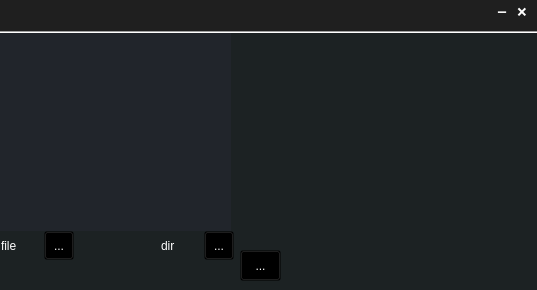
<?xml version="1.0" encoding="UTF-8"?>
<ui version="4.0">
 <class>MUSIC_PL</class>
 <widget class="QWidget" name="MUSIC_PL">
  <property name="geometry">
   <rect>
    <x>0</x>
    <y>0</y>
    <width>537</width>
    <height>290</height>
   </rect>
  </property>
  <property name="windowTitle">
   <string>MUSIC</string>
  </property>
  <property name="windowIcon">
   <iconset resource="../RCC/res.qrc">
    <normaloff>:/English_tools/music_black.png</normaloff>:/English_tools/music_black.png</iconset>
  </property>
  <property name="styleSheet">
   <string notr="true">font: 11pt &quot;黑体&quot;;
color:#fff;</string>
  </property>
  <widget class="QToolButton" name="stop">
   <property name="geometry">
    <rect>
     <x>240</x>
     <y>250</y>
     <width>41</width>
     <height>31</height>
    </rect>
   </property>
   <property name="styleSheet">
    <string notr="true">background-color:transparent;</string>
   </property>
   <property name="text">
    <string>...</string>
   </property>
   <property name="icon">
    <iconset resource="../RCC/res.qrc">
     <normaloff>:/windows/play_stop.png</normaloff>:/windows/play_stop.png</iconset>
   </property>
   <property name="iconSize">
    <size>
     <width>30</width>
     <height>30</height>
    </size>
   </property>
  </widget>
  <widget class="QGraphicsView" name="graphicsView">
   <property name="geometry">
    <rect>
     <x>235</x>
     <y>30</y>
     <width>300</width>
     <height>200</height>
    </rect>
   </property>
   <property name="styleSheet">
    <string notr="true">border:none;
background-color:transparent;</string>
   </property>
   <property name="frameShape">
    <enum>QFrame::NoFrame</enum>
   </property>
   <property name="frameShadow">
    <enum>QFrame::Plain</enum>
   </property>
  </widget>
  <widget class="QListWidget" name="listWidget">
   <property name="geometry">
    <rect>
     <x>0</x>
     <y>30</y>
     <width>231</width>
     <height>201</height>
    </rect>
   </property>
   <property name="styleSheet">
    <string notr="true">border:none;
background-color: #21252b;</string>
   </property>
  </widget>
  <widget class="QToolButton" name="dir">
   <property name="geometry">
    <rect>
     <x>204</x>
     <y>231</y>
     <width>30</width>
     <height>29</height>
    </rect>
   </property>
   <property name="styleSheet">
    <string notr="true">background-color:transparent;</string>
   </property>
   <property name="text">
    <string>...</string>
   </property>
   <property name="icon">
    <iconset resource="../RCC/res.qrc">
     <normaloff>:/control/file.png</normaloff>:/control/file.png</iconset>
   </property>
  </widget>
  <widget class="QLabel" name="label">
   <property name="geometry">
    <rect>
     <x>161</x>
     <y>237</y>
     <width>36</width>
     <height>18</height>
    </rect>
   </property>
   <property name="text">
    <string>dir</string>
   </property>
  </widget>
  <widget class="QLabel" name="label_12">
   <property name="geometry">
    <rect>
     <x>0</x>
     <y>0</y>
     <width>541</width>
     <height>291</height>
    </rect>
   </property>
   <property name="styleSheet">
    <string notr="true">background-color: rgb(28, 34, 35);</string>
   </property>
   <property name="text">
    <string/>
   </property>
  </widget>
  <widget class="QWidget" name="background" native="true">
   <property name="geometry">
    <rect>
     <x>0</x>
     <y>0</y>
     <width>541</width>
     <height>31</height>
    </rect>
   </property>
   <property name="styleSheet">
    <string notr="true">background-color: rgb(31, 31, 31);
</string>
   </property>
   <widget class="QPushButton" name="exit">
    <property name="geometry">
     <rect>
      <x>510</x>
      <y>0</y>
      <width>24</width>
      <height>24</height>
     </rect>
    </property>
    <property name="minimumSize">
     <size>
      <width>24</width>
      <height>24</height>
     </size>
    </property>
    <property name="maximumSize">
     <size>
      <width>24</width>
      <height>24</height>
     </size>
    </property>
    <property name="styleSheet">
     <string notr="true">background-color:transparent ;
border:none;</string>
    </property>
    <property name="text">
     <string>❌</string>
    </property>
    <property name="shortcut">
     <string>Esc</string>
    </property>
   </widget>
   <widget class="QPushButton" name="exit_2">
    <property name="geometry">
     <rect>
      <x>490</x>
      <y>0</y>
      <width>24</width>
      <height>24</height>
     </rect>
    </property>
    <property name="minimumSize">
     <size>
      <width>24</width>
      <height>24</height>
     </size>
    </property>
    <property name="maximumSize">
     <size>
      <width>24</width>
      <height>24</height>
     </size>
    </property>
    <property name="styleSheet">
     <string notr="true">background-color:transparent ;
border:none;</string>
    </property>
    <property name="text">
     <string>➖</string>
    </property>
    <property name="shortcut">
     <string>Esc</string>
    </property>
   </widget>
  </widget>
  <widget class="Line" name="line">
   <property name="geometry">
    <rect>
     <x>0</x>
     <y>24</y>
     <width>541</width>
     <height>16</height>
    </rect>
   </property>
   <property name="orientation">
    <enum>Qt::Horizontal</enum>
   </property>
  </widget>
  <widget class="QLabel" name="label_2">
   <property name="geometry">
    <rect>
     <x>1</x>
     <y>237</y>
     <width>36</width>
     <height>18</height>
    </rect>
   </property>
   <property name="text">
    <string>file</string>
   </property>
  </widget>
  <widget class="QToolButton" name="file">
   <property name="geometry">
    <rect>
     <x>44</x>
     <y>231</y>
     <width>30</width>
     <height>29</height>
    </rect>
   </property>
   <property name="styleSheet">
    <string notr="true">background-color:transparent;</string>
   </property>
   <property name="text">
    <string>...</string>
   </property>
   <property name="icon">
    <iconset resource="../RCC/res.qrc">
     <normaloff>:/control/file.png</normaloff>:/control/file.png</iconset>
   </property>
  </widget>
  <zorder>label_12</zorder>
  <zorder>stop</zorder>
  <zorder>graphicsView</zorder>
  <zorder>listWidget</zorder>
  <zorder>label_2</zorder>
  <zorder>file</zorder>
  <zorder>label</zorder>
  <zorder>dir</zorder>
  <zorder>background</zorder>
  <zorder>line</zorder>
 </widget>
 <resources>
  <include location="../RCC/res.qrc"/>
 </resources>
 <connections/>
</ui>
